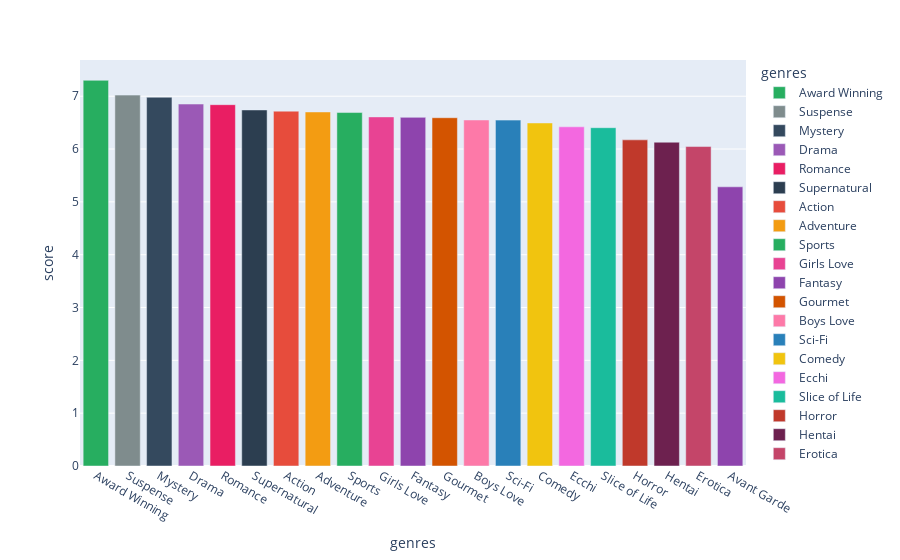
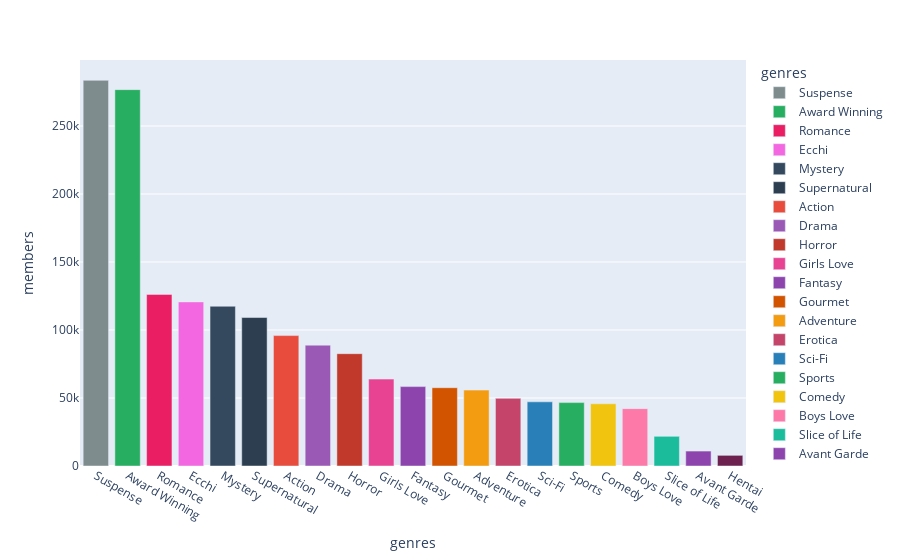

These figures' notebook cell, in order:
### Markdown cell above
### Average score and number of members per genre

### Code cell
avg_score_per_genre = avg_score_per_genre.reset_index()
avg__member_per_genre = avg__member_per_genre.reset_index()

fig = px.bar(avg_score_per_genre, x='genres', y='score', color='genres', color_discrete_map=COLOR_GENRES)
fig.show()

fig = px.bar(avg__member_per_genre, x='genres', y='members', color='genres', color_discrete_map=COLOR_GENRES)
fig.show()

### Figure 1 — Plotly figure (JSON) as saved in the notebook; plotly's stock layout.template omitted (floating-point values rounded to 4 significant figures)
{"data": [{"hovertemplate": "genres=%{x}<br>score=%{y}<extra></extra>", "legendgroup": "Award Winning", "marker": {"color": "#27ae60", "pattern": {"shape": ""}}, "name": "Award Winning", "orientation": "v", "showlegend": true, "textposition": "auto", "type": "bar", "x": ["Award Winning"], "xaxis": "x", "y": [7.301], "yaxis": "y"}, {"hovertemplate": "genres=%{x}<br>score=%{y}<extra></extra>", "legendgroup": "Suspense", "marker": {"color": "#7f8c8d", "pattern": {"shape": ""}}, "name": "Suspense", "orientation": "v", "showlegend": true, "textposition": "auto", "type": "bar", "x": ["Suspense"], "xaxis": "x", "y": [7.021], "yaxis": "y"}, {"hovertemplate": "genres=%{x}<br>score=%{y}<extra></extra>", "legendgroup": "Mystery", "marker": {"color": "#34495e", "pattern": {"shape": ""}}, "name": "Mystery", "orientation": "v", "showlegend": true, "textposition": "auto", "type": "bar", "x": ["Mystery"], "xaxis": "x", "y": [6.98], "yaxis": "y"}, {"hovertemplate": "genres=%{x}<br>score=%{y}<extra></extra>", "legendgroup": "Drama", "marker": {"color": "#9b59b6", "pattern": {"shape": ""}}, "name": "Drama", "orientation": "v", "showlegend": true, "textposition": "auto", "type": "bar", "x": ["Drama"], "xaxis": "x", "y": [6.852], "yaxis": "y"}, {"hovertemplate": "genres=%{x}<br>score=%{y}<extra></extra>", "legendgroup": "Romance", "marker": {"color": "#e91e63", "pattern": {"shape": ""}}, "name": "Romance", "orientation": "v", "showlegend": true, "textposition": "auto", "type": "bar", "x": ["Romance"], "xaxis": "x", "y": [6.84], "yaxis": "y"}, {"hovertemplate": "genres=%{x}<br>score=%{y}<extra></extra>", "legendgroup": "Supernatural", "marker": {"color": "#2c3e50", "pattern": {"shape": ""}}, "name": "Supernatural", "orientation": "v", "showlegend": true, "textposition": "auto", "type": "bar", "x": ["Supernatural"], "xaxis": "x", "y": [6.74], "yaxis": "y"}, {"hovertemplate": "genres=%{x}<br>score=%{y}<extra></extra>", "legendgroup": "Action", "marker": {"color": "#e74c3c", "pattern": {"shape": ""}}, "name": "Action", "orientation": "v", "showlegend": true, "textposition": "auto", "type": "bar", "x": ["Action"], "xaxis": "x", "y": [6.717], "yaxis": "y"}, {"hovertemplate": "genres=%{x}<br>score=%{y}<extra></extra>", "legendgroup": "Adventure", "marker": {"color": "#f39c12", "pattern": {"shape": ""}}, "name": "Adventure", "orientation": "v", "showlegend": true, "textposition": "auto", "type": "bar", "x": ["Adventure"], "xaxis": "x", "y": [6.702], "yaxis": "y"}, {"hovertemplate": "genres=%{x}<br>score=%{y}<extra></extra>", "legendgroup": "Sports", "marker": {"color": "#27ae60", "pattern": {"shape": ""}}, "name": "Sports", "orientation": "v", "showlegend": true, "textposition": "auto", "type": "bar", "x": ["Sports"], "xaxis": "x", "y": [6.691], "yaxis": "y"}, {"hovertemplate": "genres=%{x}<br>score=%{y}<extra></extra>", "legendgroup": "Girls Love", "marker": {"color": "#e84393", "pattern": {"shape": ""}}, "name": "Girls Love", "orientation": "v", "showlegend": true, "textposition": "auto", "type": "bar", "x": ["Girls Love"], "xaxis": "x", "y": [6.608], "yaxis": "y"}, {"hovertemplate": "genres=%{x}<br>score=%{y}<extra></extra>", "legendgroup": "Fantasy", "marker": {"color": "#8e44ad", "pattern": {"shape": ""}}, "name": "Fantasy", "orientation": "v", "showlegend": true, "textposition": "auto", "type": "bar", "x": ["Fantasy"], "xaxis": "x", "y": [6.6], "yaxis": "y"}, {"hovertemplate": "genres=%{x}<br>score=%{y}<extra></extra>", "legendgroup": "Gourmet", "marker": {"color": "#d35400", "pattern": {"shape": ""}}, "name": "Gourmet", "orientation": "v", "showlegend": true, "textposition": "auto", "type": "bar", "x": ["Gourmet"], "xaxis": "x", "y": [6.593], "yaxis": "y"}, {"hovertemplate": "genres=%{x}<br>score=%{y}<extra></extra>", "legendgroup": "Boys Love", "marker": {"color": "#fd79a8", "pattern": {"shape": ""}}, "name": "Boys Love", "orientation": "v", "showlegend": true, "textposition": "auto", "type": "bar", "x": ["Boys Love"], "xaxis": "x", "y": [6.55], "yaxis": "y"}, {"hovertemplate": "genres=%{x}<br>score=%{y}<extra></extra>", "legendgroup": "Sci-Fi", "marker": {"color": "#2980b9", "pattern": {"shape": ""}}, "name": "Sci-Fi", "orientation": "v", "showlegend": true, "textposition": "auto", "type": "bar", "x": ["Sci-Fi"], "xaxis": "x", "y": [6.547], "yaxis": "y"}, {"hovertemplate": "genres=%{x}<br>score=%{y}<extra></extra>", "legendgroup": "Comedy", "marker": {"color": "#f1c40f", "pattern": {"shape": ""}}, "name": "Comedy", "orientation": "v", "showlegend": true, "textposition": "auto", "type": "bar", "x": ["Comedy"], "xaxis": "x", "y": [6.494], "yaxis": "y"}, {"hovertemplate": "genres=%{x}<br>score=%{y}<extra></extra>", "legendgroup": "Ecchi", "marker": {"color": "#f368e0", "pattern": {"shape": ""}}, "name": "Ecchi", "orientation": "v", "showlegend": true, "textposition": "auto", "type": "bar", "x": ["Ecchi"], "xaxis": "x", "y": [6.421], "yaxis": "y"}, {"hovertemplate": "genres=%{x}<br>score=%{y}<extra></extra>", "legendgroup": "Slice of Life", "marker": {"color": "#1abc9c", "pattern": {"shape": ""}}, "name": "Slice of Life", "orientation": "v", "showlegend": true, "textposition": "auto", "type": "bar", "x": ["Slice of Life"], "xaxis": "x", "y": [6.404], "yaxis": "y"}, {"hovertemplate": "genres=%{x}<br>score=%{y}<extra></extra>", "legendgroup": "Horror", "marker": {"color": "#c0392b", "pattern": {"shape": ""}}, "name": "Horror", "orientation": "v", "showlegend": true, "textposition": "auto", "type": "bar", "x": ["Horror"], "xaxis": "x", "y": [6.174], "yaxis": "y"}, {"hovertemplate": "genres=%{x}<br>score=%{y}<extra></extra>", "legendgroup": "Hentai", "marker": {"color": "#6D214F", "pattern": {"shape": ""}}, "name": "Hentai", "orientation": "v", "showlegend": true, "textposition": "auto", "type": "bar", "x": ["Hentai"], "xaxis": "x", "y": [6.129], "yaxis": "y"}, {"hovertemplate": "genres=%{x}<br>score=%{y}<extra></extra>", "legendgroup": "Erotica", "marker": {"color": "#c44569", "pattern": {"shape": ""}}, "name": "Erotica", "orientation": "v", "showlegend": true, "textposition": "auto", "type": "bar", "x": ["Erotica"], "xaxis": "x", "y": [6.047], "yaxis": "y"}, {"hovertemplate": "genres=%{x}<br>score=%{y}<extra></extra>", "legendgroup": "Avant Garde", "marker": {"color": "#8e44ad", "pattern": {"shape": ""}}, "name": "Avant Garde", "orientation": "v", "showlegend": true, "textposition": "auto", "type": "bar", "x": ["Avant Garde"], "xaxis": "x", "y": [5.285], "yaxis": "y"}], "layout": {"barmode": "relative", "legend": {"title": {"text": "genres"}, "tracegroupgap": 0}, "margin": {"t": 60}, "xaxis": {"anchor": "y", "categoryarray": ["Award Winning", "Suspense", "Mystery", "Drama", "Romance", "Supernatural", "Action", "Adventure", "Sports", "Girls Love", "Fantasy", "Gourmet", "Boys Love", "Sci-Fi", "Comedy", "Ecchi", "Slice of Life", "Horror", "Hentai", "Erotica", "Avant Garde"], "categoryorder": "array", "domain": [0, 1], "title": {"text": "genres"}}, "yaxis": {"anchor": "x", "domain": [0, 1], "title": {"text": "score"}}}}

### Figure 2 — Plotly figure (JSON) as saved in the notebook; plotly's stock layout.template omitted (floating-point values rounded to 4 significant figures)
{"data": [{"hovertemplate": "genres=%{x}<br>members=%{y}<extra></extra>", "legendgroup": "Suspense", "marker": {"color": "#7f8c8d", "pattern": {"shape": ""}}, "name": "Suspense", "orientation": "v", "showlegend": true, "textposition": "auto", "type": "bar", "x": ["Suspense"], "xaxis": "x", "y": [283600.0], "yaxis": "y"}, {"hovertemplate": "genres=%{x}<br>members=%{y}<extra></extra>", "legendgroup": "Award Winning", "marker": {"color": "#27ae60", "pattern": {"shape": ""}}, "name": "Award Winning", "orientation": "v", "showlegend": true, "textposition": "auto", "type": "bar", "x": ["Award Winning"], "xaxis": "x", "y": [276700.0], "yaxis": "y"}, {"hovertemplate": "genres=%{x}<br>members=%{y}<extra></extra>", "legendgroup": "Romance", "marker": {"color": "#e91e63", "pattern": {"shape": ""}}, "name": "Romance", "orientation": "v", "showlegend": true, "textposition": "auto", "type": "bar", "x": ["Romance"], "xaxis": "x", "y": [126200.0], "yaxis": "y"}, {"hovertemplate": "genres=%{x}<br>members=%{y}<extra></extra>", "legendgroup": "Ecchi", "marker": {"color": "#f368e0", "pattern": {"shape": ""}}, "name": "Ecchi", "orientation": "v", "showlegend": true, "textposition": "auto", "type": "bar", "x": ["Ecchi"], "xaxis": "x", "y": [120700.0], "yaxis": "y"}, {"hovertemplate": "genres=%{x}<br>members=%{y}<extra></extra>", "legendgroup": "Mystery", "marker": {"color": "#34495e", "pattern": {"shape": ""}}, "name": "Mystery", "orientation": "v", "showlegend": true, "textposition": "auto", "type": "bar", "x": ["Mystery"], "xaxis": "x", "y": [117500.0], "yaxis": "y"}, {"hovertemplate": "genres=%{x}<br>members=%{y}<extra></extra>", "legendgroup": "Supernatural", "marker": {"color": "#2c3e50", "pattern": {"shape": ""}}, "name": "Supernatural", "orientation": "v", "showlegend": true, "textposition": "auto", "type": "bar", "x": ["Supernatural"], "xaxis": "x", "y": [109200.0], "yaxis": "y"}, {"hovertemplate": "genres=%{x}<br>members=%{y}<extra></extra>", "legendgroup": "Action", "marker": {"color": "#e74c3c", "pattern": {"shape": ""}}, "name": "Action", "orientation": "v", "showlegend": true, "textposition": "auto", "type": "bar", "x": ["Action"], "xaxis": "x", "y": [95890.0], "yaxis": "y"}, {"hovertemplate": "genres=%{x}<br>members=%{y}<extra></extra>", "legendgroup": "Drama", "marker": {"color": "#9b59b6", "pattern": {"shape": ""}}, "name": "Drama", "orientation": "v", "showlegend": true, "textposition": "auto", "type": "bar", "x": ["Drama"], "xaxis": "x", "y": [88840.0], "yaxis": "y"}, {"hovertemplate": "genres=%{x}<br>members=%{y}<extra></extra>", "legendgroup": "Horror", "marker": {"color": "#c0392b", "pattern": {"shape": ""}}, "name": "Horror", "orientation": "v", "showlegend": true, "textposition": "auto", "type": "bar", "x": ["Horror"], "xaxis": "x", "y": [82580.0], "yaxis": "y"}, {"hovertemplate": "genres=%{x}<br>members=%{y}<extra></extra>", "legendgroup": "Girls Love", "marker": {"color": "#e84393", "pattern": {"shape": ""}}, "name": "Girls Love", "orientation": "v", "showlegend": true, "textposition": "auto", "type": "bar", "x": ["Girls Love"], "xaxis": "x", "y": [63910.0], "yaxis": "y"}, {"hovertemplate": "genres=%{x}<br>members=%{y}<extra></extra>", "legendgroup": "Fantasy", "marker": {"color": "#8e44ad", "pattern": {"shape": ""}}, "name": "Fantasy", "orientation": "v", "showlegend": true, "textposition": "auto", "type": "bar", "x": ["Fantasy"], "xaxis": "x", "y": [58370.0], "yaxis": "y"}, {"hovertemplate": "genres=%{x}<br>members=%{y}<extra></extra>", "legendgroup": "Gourmet", "marker": {"color": "#d35400", "pattern": {"shape": ""}}, "name": "Gourmet", "orientation": "v", "showlegend": true, "textposition": "auto", "type": "bar", "x": ["Gourmet"], "xaxis": "x", "y": [57580.0], "yaxis": "y"}, {"hovertemplate": "genres=%{x}<br>members=%{y}<extra></extra>", "legendgroup": "Adventure", "marker": {"color": "#f39c12", "pattern": {"shape": ""}}, "name": "Adventure", "orientation": "v", "showlegend": true, "textposition": "auto", "type": "bar", "x": ["Adventure"], "xaxis": "x", "y": [55810.0], "yaxis": "y"}, {"hovertemplate": "genres=%{x}<br>members=%{y}<extra></extra>", "legendgroup": "Erotica", "marker": {"color": "#c44569", "pattern": {"shape": ""}}, "name": "Erotica", "orientation": "v", "showlegend": true, "textposition": "auto", "type": "bar", "x": ["Erotica"], "xaxis": "x", "y": [49720.0], "yaxis": "y"}, {"hovertemplate": "genres=%{x}<br>members=%{y}<extra></extra>", "legendgroup": "Sci-Fi", "marker": {"color": "#2980b9", "pattern": {"shape": ""}}, "name": "Sci-Fi", "orientation": "v", "showlegend": true, "textposition": "auto", "type": "bar", "x": ["Sci-Fi"], "xaxis": "x", "y": [47190.0], "yaxis": "y"}, {"hovertemplate": "genres=%{x}<br>members=%{y}<extra></extra>", "legendgroup": "Sports", "marker": {"color": "#27ae60", "pattern": {"shape": ""}}, "name": "Sports", "orientation": "v", "showlegend": true, "textposition": "auto", "type": "bar", "x": ["Sports"], "xaxis": "x", "y": [46600.0], "yaxis": "y"}, {"hovertemplate": "genres=%{x}<br>members=%{y}<extra></extra>", "legendgroup": "Comedy", "marker": {"color": "#f1c40f", "pattern": {"shape": ""}}, "name": "Comedy", "orientation": "v", "showlegend": true, "textposition": "auto", "type": "bar", "x": ["Comedy"], "xaxis": "x", "y": [45740.0], "yaxis": "y"}, {"hovertemplate": "genres=%{x}<br>members=%{y}<extra></extra>", "legendgroup": "Boys Love", "marker": {"color": "#fd79a8", "pattern": {"shape": ""}}, "name": "Boys Love", "orientation": "v", "showlegend": true, "textposition": "auto", "type": "bar", "x": ["Boys Love"], "xaxis": "x", "y": [42180.0], "yaxis": "y"}, {"hovertemplate": "genres=%{x}<br>members=%{y}<extra></extra>", "legendgroup": "Slice of Life", "marker": {"color": "#1abc9c", "pattern": {"shape": ""}}, "name": "Slice of Life", "orientation": "v", "showlegend": true, "textposition": "auto", "type": "bar", "x": ["Slice of Life"], "xaxis": "x", "y": [21840.0], "yaxis": "y"}, {"hovertemplate": "genres=%{x}<br>members=%{y}<extra></extra>", "legendgroup": "Avant Garde", "marker": {"color": "#8e44ad", "pattern": {"shape": ""}}, "name": "Avant Garde", "orientation": "v", "showlegend": true, "textposition": "auto", "type": "bar", "x": ["Avant Garde"], "xaxis": "x", "y": [10990.0], "yaxis": "y"}, {"hovertemplate": "genres=%{x}<br>members=%{y}<extra></extra>", "legendgroup": "Hentai", "marker": {"color": "#6D214F", "pattern": {"shape": ""}}, "name": "Hentai", "orientation": "v", "showlegend": true, "textposition": "auto", "type": "bar", "x": ["Hentai"], "xaxis": "x", "y": [7837.0], "yaxis": "y"}], "layout": {"barmode": "relative", "legend": {"title": {"text": "genres"}, "tracegroupgap": 0}, "margin": {"t": 60}, "xaxis": {"anchor": "y", "categoryarray": ["Suspense", "Award Winning", "Romance", "Ecchi", "Mystery", "Supernatural", "Action", "Drama", "Horror", "Girls Love", "Fantasy", "Gourmet", "Adventure", "Erotica", "Sci-Fi", "Sports", "Comedy", "Boys Love", "Slice of Life", "Avant Garde", "Hentai"], "categoryorder": "array", "domain": [0, 1], "title": {"text": "genres"}}, "yaxis": {"anchor": "x", "domain": [0, 1], "title": {"text": "members"}}}}
